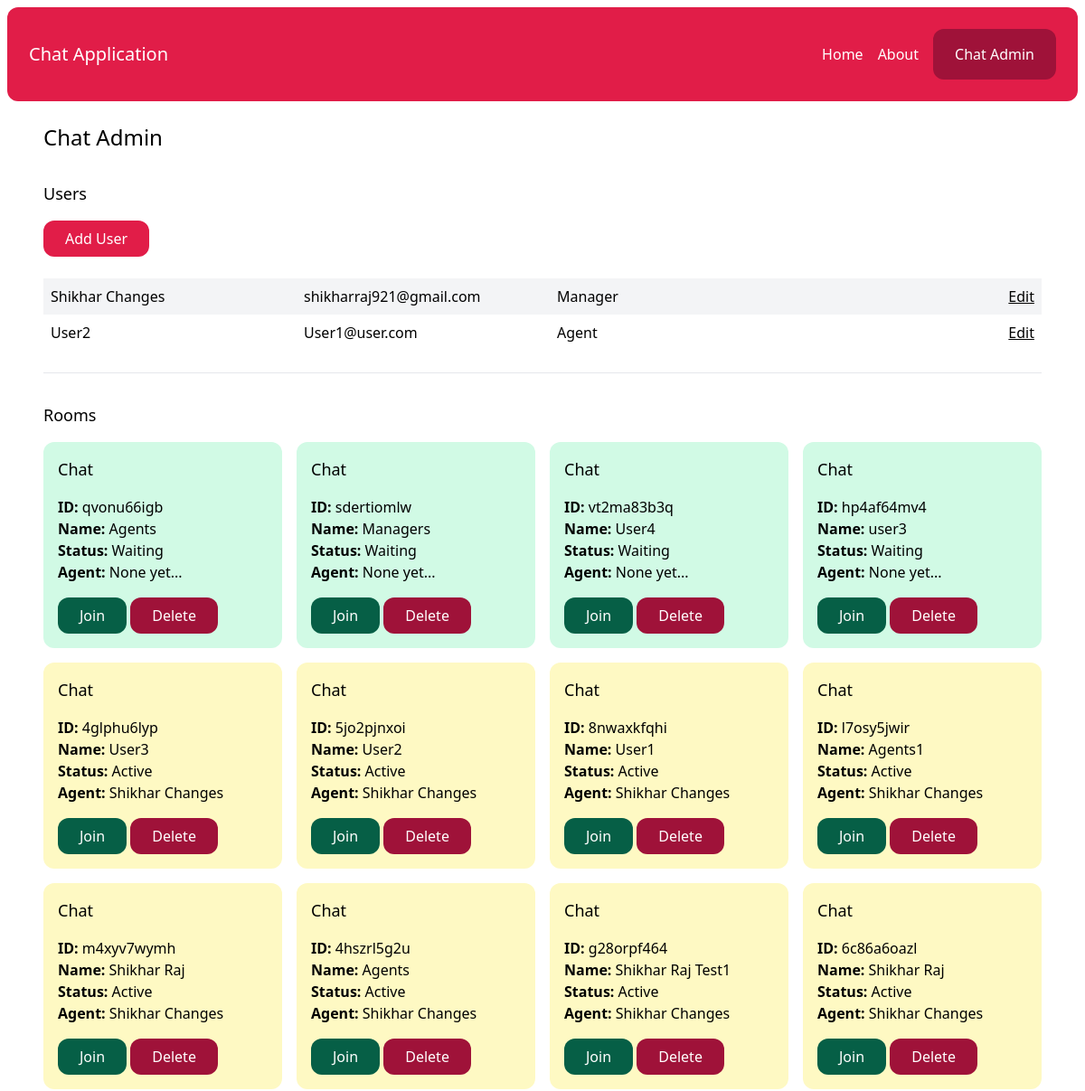
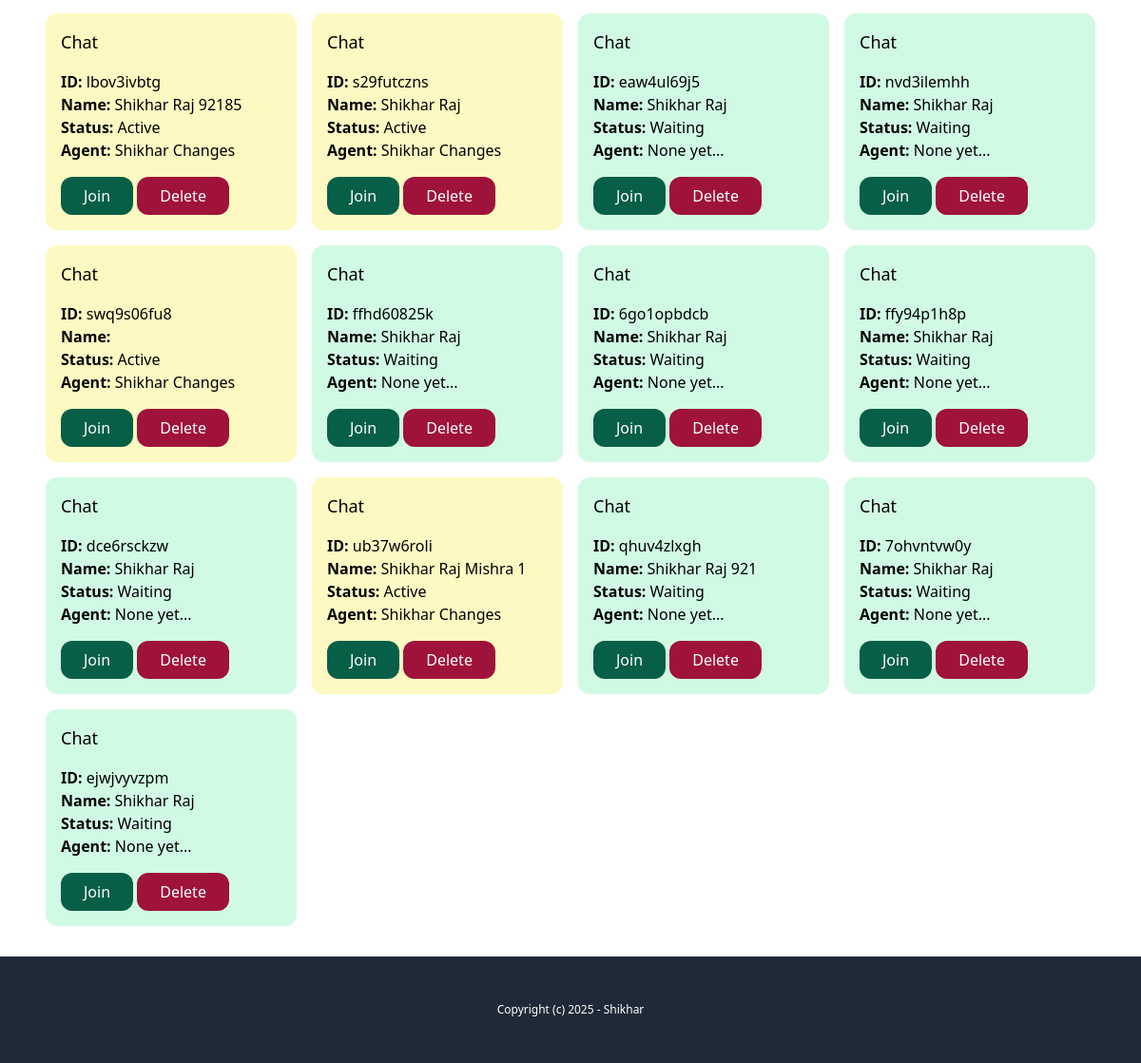
/chat-admin/ (signed in), run on an earlier commit of the app's database (2 pictures, top to bottom).
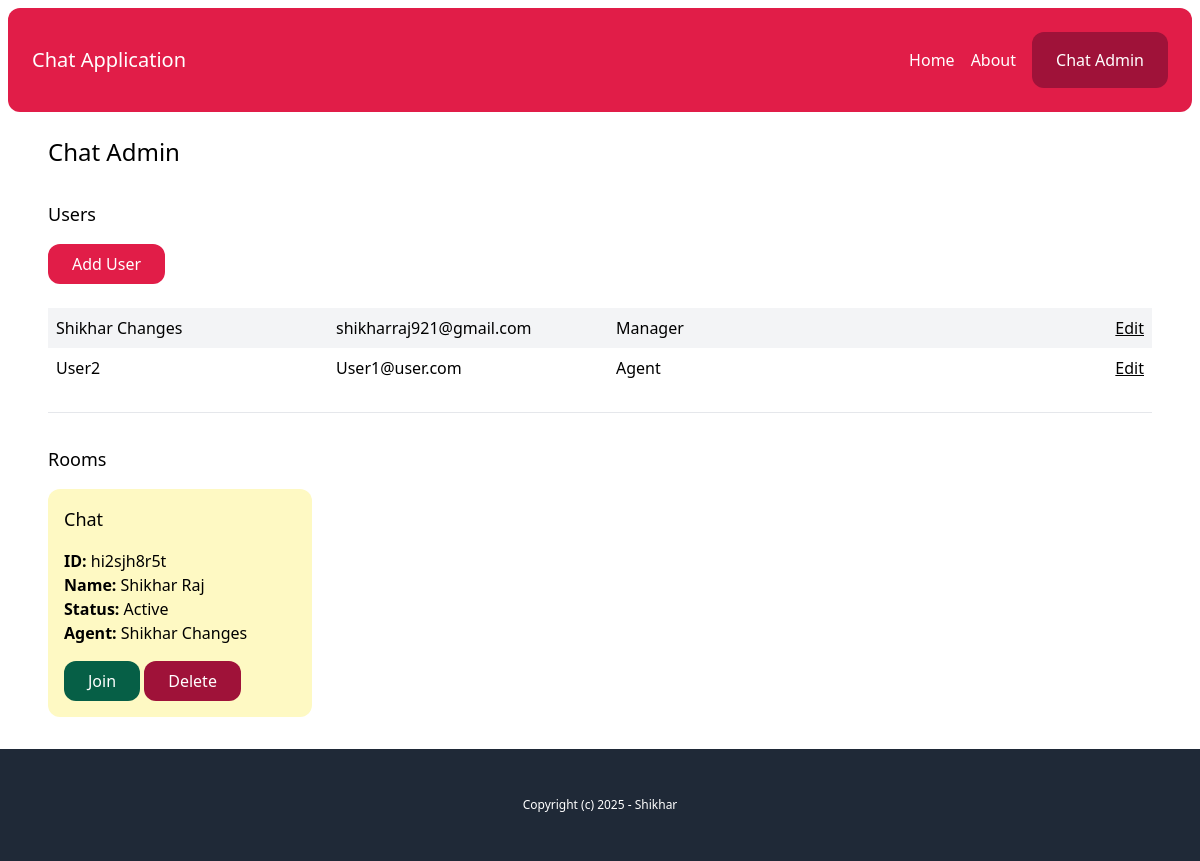
And on a later commit of the database.
### account/models.py (models this page shows)
class User(AbstractBaseUser, PermissionsMixin):
    AGENT = 'agent'
    MANAGER = 'manager'
    ROLES_CHOICES = (
        (AGENT, 'Agent'),
        (MANAGER, 'Manager'),
    )
    id = models.UUIDField(primary_key=True, default=uuid.uuid4, editable=False)
    email = models.EmailField(unique=True)
    name = models.CharField(max_length=255, blank=True, default='')
    role = models.CharField(max_length=20, choices=ROLES_CHOICES, default=AGENT)
    is_active = models.BooleanField(default=True)
    is_superuser = models.BooleanField(default=False)
    is_staff = models.BooleanField(default=False)
    date_joined = models.DateTimeField(default=timezone.now)
    last_login = models.DateTimeField(blank=True, null=True)
    objects = CustomUserManager()
    USERNAME_FIELD = 'email'
    EMAIL_FIELD = 'email'
    REQUIRED_FIELDS = ['name']

### chat/models.py (models this page shows, shortened)
class Room(models.Model):
    WAITING = 'waiting'
    ACTIVE = 'active'
    CLOSED = 'closed'
    CHOISES = (
        (WAITING, 'Waiting'),
        (ACTIVE, 'Active'),
        (CLOSED, 'Closed'),
    )
    uuid = models.CharField(max_length=255)
    client = models.CharField(max_length=255)
    agent = models.ForeignKey(User, related_name='rooms', blank=True, null=True, on_delete=models.SET_NULL)
    messages = models.ManyToManyField(Message, blank=True)
    url = models.CharField(max_length=255, blank=True, null=True)
    status = models.CharField(max_length=255, choices=CHOISES, default=WAITING)
    created_at = models.DateTimeField(auto_now_add=True)
    class Meta:
        ordering = ('-created_at',)

### chat/views.py (the view)
# urls.py: path("chat-admin/", views.admin, name="admin"),
@login_required
def admin(request):
    rooms = Room.objects.all()
    users = User.objects.filter(is_staff=True)
    return render(request, "chat/admin.html", {"rooms": rooms, "users": users})

### chat/templates/chat/admin.html
{% extends 'core/base.html' %}
{% block content %}
    <h1 class="text-2xl">Chat Admin</h1>
    {% if perms.user.add_user %}
        <div class="mt-8">
            <h2 class="mb-4 text-lg">Users</h2>
            <a href="{% url 'chat:add_user' %}" class="inline-block py-2 px-6 bg-rose-600 text-white rounded-xl">Add User</a>
            <div class="mt-6">
                {% for user in users %}
                    <div class="grid grid-cols-4 gap-4 py-2 {% cycle 'bg-gray-100' '' %}">
                        <p class="px-2">
                           <a href="{% url 'chat:user_detail' user.pk %}">{{ user.name }}</a>
                        </p>
                        <p class="px-2">{{ user.email }}</p>
                        <p class="px-2">{{ user.get_role_display }}</p>
                        <p class="px-2 text-right">
                            {% if perms.user.edit_user %}
                                <a href="{% url 'chat:edit_user' user.pk %}" class="underline">Edit</a>
                            {% endif %}
                        </p>
                    </div>
                {% endfor %}
            </div>
        </div>
    {% endif %}
    <hr class="my-6" />
    <div class="mt-8">
        <h2 class="mb-4 text-lg">Rooms</h2>
       {% include 'chat/partials/room_list.html' %}
    </div>
{% endblock %}

### chat/templates/chat/partials/room_list.html
<div class="grid grid-cols-4 gap-4">
  {% for room in rooms %}
  <div
    class="p-4 rounded-xl {% if room.status == 'waiting' %}bg-emerald-100{% elif room.status == 'active' %}bg-yellow-100{% else %}bg-gray-100{% endif %}"
  >
    <h3 class="mb-4 text-lg">Chat</h3>
    <p>
      <b>ID: </b>{{ room.uuid }}<br />
      <b>Name: </b>{{ room.client }}<br />
      <b>Status: </b>{{ room.get_status_display }}<br />
      <b>Agent: </b>{% firstof room.agent.name 'None yet...' %}<br />
    </p>
    <a
      href="{% url 'chat:room' room.uuid %}"
      class="mt-4 inline-block py-2 px-6 bg-emerald-800 text-white rounded-xl"
    >
      Join
    </a>
      <a
      href="{% url 'chat:delete_room' room.uuid %}"
      class="mt-4 inline-block py-2 px-6 bg-rose-800 text-white rounded-xl"
    >
      Delete
    </a>
  </div>
  {% endfor %}
</div>

What changed in the data, as far as the page shows it:
removed Room: uuid "qvonu66igb", client "Agents", status "Waiting", agent "None yet..."
removed Room: uuid "sdertiomlw", client "Managers", status "Waiting", agent "None yet..."
removed Room: uuid "vt2ma83b3q", client "User4", status "Waiting", agent "None yet..."
removed Room: uuid "hp4af64mv4", client "user3", status "Waiting", agent "None yet..."
removed Room: uuid "4glphu6lyp", client "User3", status "Active", agent.name "Shikhar Changes"
removed Room: uuid "5jo2pjnxoi", client "User2", status "Active", agent.name "Shikhar Changes"
removed Room: uuid "8nwaxkfqhi", client "User1", status "Active", agent.name "Shikhar Changes"
removed Room: uuid "l7osy5jwir", client "Agents1", status "Active", agent.name "Shikhar Changes"
removed Room: uuid "m4xyv7wymh", client "Shikhar Raj", status "Active", agent.name "Shikhar Changes"
removed Room: uuid "4hszrl5g2u", client "Agents", status "Active", agent.name "Shikhar Changes"
removed Room: uuid "g28orpf464", client "Shikhar Raj Test1", status "Active", agent.name "Shikhar Changes"
removed Room: uuid "6c86a6oazl", client "Shikhar Raj", status "Active", agent.name "Shikhar Changes"
removed Room: uuid "lbov3ivbtg", client "Shikhar Raj 92185", status "Active", agent.name "Shikhar Changes"
removed Room: uuid "s29futczns", client "Shikhar Raj", status "Active", agent.name "Shikhar Changes"
removed Room: uuid "eaw4ul69j5", client "Shikhar Raj", status "Waiting", agent "None yet..."
removed Room: uuid "nvd3ilemhh", client "Shikhar Raj", status "Waiting", agent "None yet..."
removed Room: uuid "swq9s06fu8", status "Active", agent.name "Shikhar Changes"
removed Room: uuid "ffhd60825k", client "Shikhar Raj", status "Waiting", agent "None yet..."
removed Room: uuid "6go1opbdcb", client "Shikhar Raj", status "Waiting", agent "None yet..."
removed Room: uuid "ffy94p1h8p", client "Shikhar Raj", status "Waiting", agent "None yet..."
removed Room: uuid "dce6rsckzw", client "Shikhar Raj", status "Waiting", agent "None yet..."
removed Room: uuid "ub37w6roli", client "Shikhar Raj Mishra 1", status "Active", agent.name "Shikhar Changes"
removed Room: uuid "qhuv4zlxgh", client "Shikhar Raj 921", status "Waiting", agent "None yet..."
removed Room: uuid "7ohvntvw0y", client "Shikhar Raj", status "Waiting", agent "None yet..."
removed Room: uuid "ejwjvyvzpm", client "Shikhar Raj", status "Waiting", agent "None yet..."
added Room: uuid "hi2sjh8r5t", client "Shikhar Raj", status "Active", agent.name "Shikhar Changes"
